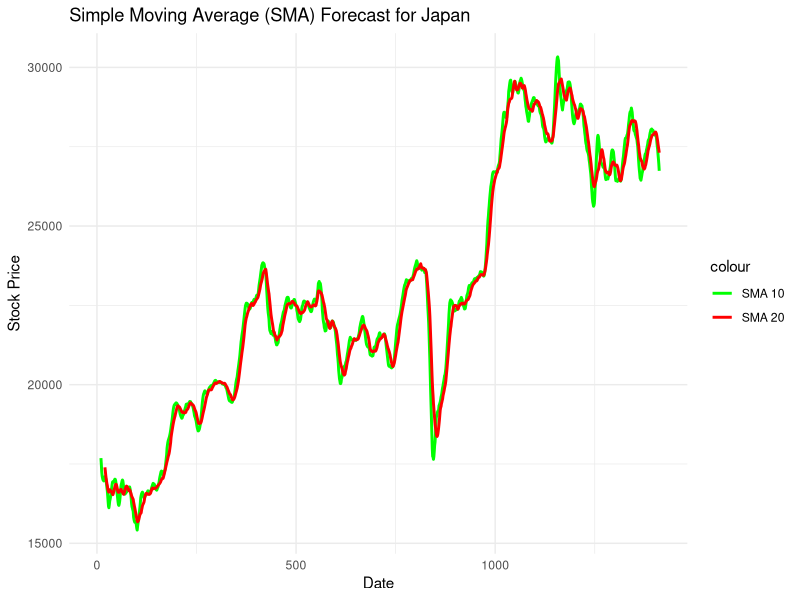

The R script that drew this image: (Note: this script raises an error after producing the figure.)
## Question 3


# Load necessary libraries
library(ggplot2)
library(dplyr)
library(tidyr)
library(MASS)
library(readxl)
library(forecast)

#read the data
data <- read_excel("Asia_Stock.xlsx")

data_Japan <- data$JAPAN
data_India <- data$INDIA

#calculate the moving average
#slide 1 ensures that we use the current and previous values and not future values
sma_10 <- stats::filter(data_Japan, rep(1/10, 10), sides=1)
sma_20 <- stats::filter(data_Japan, rep(1/20, 20), sides=1)

# Plot the SMA results
plot_df_SMA <- data.frame(Date = 1:length(data_Japan), Japan = data_Japan, SMA_10 = sma_10, SMA_20 = sma_20)

ggplot(plot_df_SMA, aes(x = Date)) +
  geom_line(aes(y = SMA_10, color = "SMA 10"), size = 1) +
  geom_line(aes(y = SMA_20, color = "SMA 20"), size = 1) +
  labs(title = "Simple Moving Average (SMA) Forecast for Japan", x = "Date", y = "Stock Price") +
  theme_minimal() +
  scale_color_manual(values = c("SMA 10" = "green", "SMA 20" = "red"))

calc_performance <- function(actual, forecast){
  
  valid_indices <- !is.na(forecast)
  actual <- actual[valid_indices]
  forecast <- forecast[valid_indices]
  
  rmse <- sqrt(mean((actual - forecast)^2))
  mae <- mean(abs(actual - forecast))
  mape <- mean(abs((actual - forecast) / actual)) * 100
  
  return(list(rmse,mae,mape))
}

performace_sma_10 <- calc_performance(data_Japan, sma_10)
print(performace_sma_10)

performance_sma_20 <- calc_performance(data_Japan,sma_20)
print(performance_sma_20)


##Part 2 

lambda1 <- 0.25
lambda2 <- 0.45

#Holtwinters with beat and gamma set to FALSE helps us do exponential smoothing 
exp_smooth_025 <- HoltWinters(data_India, alpha = lambda1, beta = FALSE, gamma = FALSE)
exp_smooth_045 <- HoltWinters(data_India, alpha = lambda2, beta = FALSE, gamma = FALSE)

#add one value at the beginning since expontial smoothing turn a array of size n in
# an array of size n-1 because we want to compare it with the original data that has
# 1 more value
fitted_025 <- c(exp_smooth_025[1,1], exp_smooth_025$fitted[,1])
fitted_045 <- c(exp_smooth_045[1,1], exp_smooth_045$fitted[,1])

#plotting everything
plot_df_ES <- data.frame(Date = 1:length(data_India), India = data_India,ES25 = fitted_025, ES45 = fitted_045)

ggplot(plot_df_ES, aes(x = Date)) +
  geom_line(aes(y = ES25, color = "ES 25"), size = 1) +
  geom_line(aes(y = ES45, color = "ES 45"), size = 1) +
  labs(title = "Exponential smoothing for India", x = "Date", y = "Stock Price") +
  theme_minimal() +
  scale_color_manual(values = c("ES 25" = "blue", "ES 45" = "orange"))

#printing the performance
performace_SE_25 <- calc_performance(data_India, fitted_025)
print(performace_SE_25)

performance_SE_45 <- calc_performance(data_India,fitted_045)
print(performance_SE_45)

